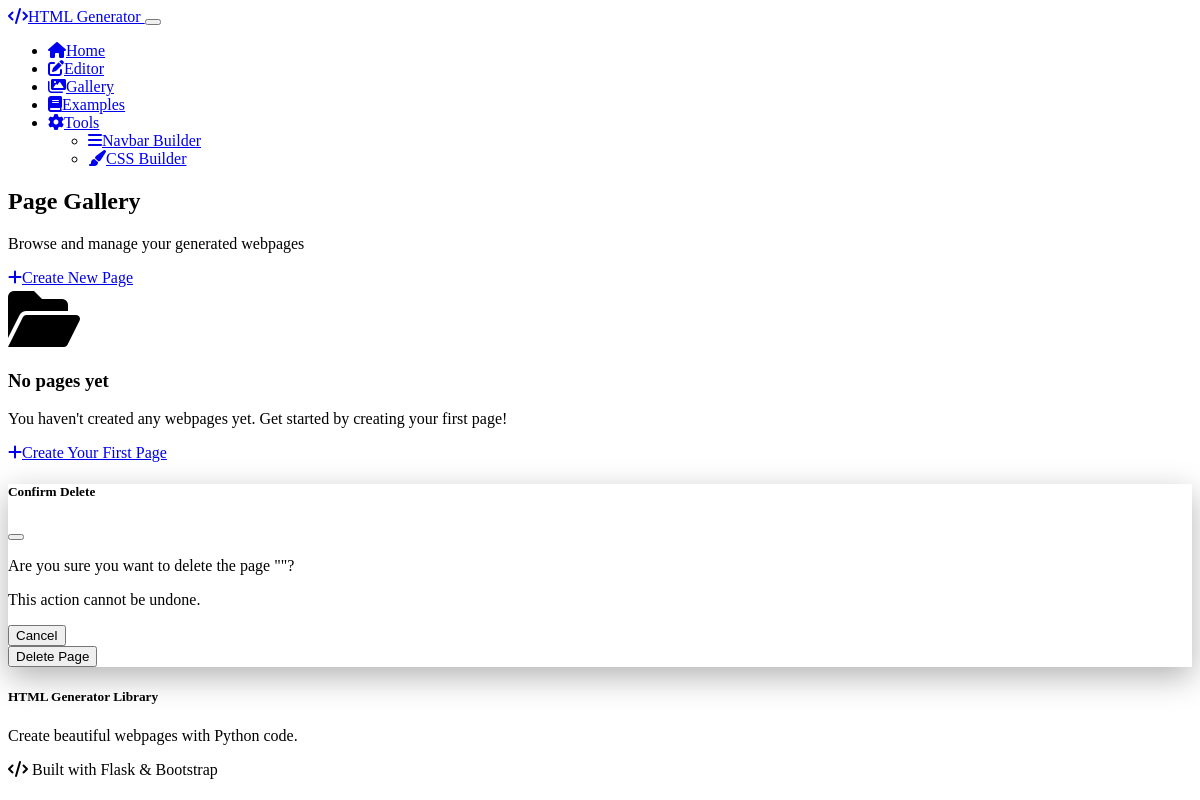
/gallery, run on an earlier commit of the app's database.
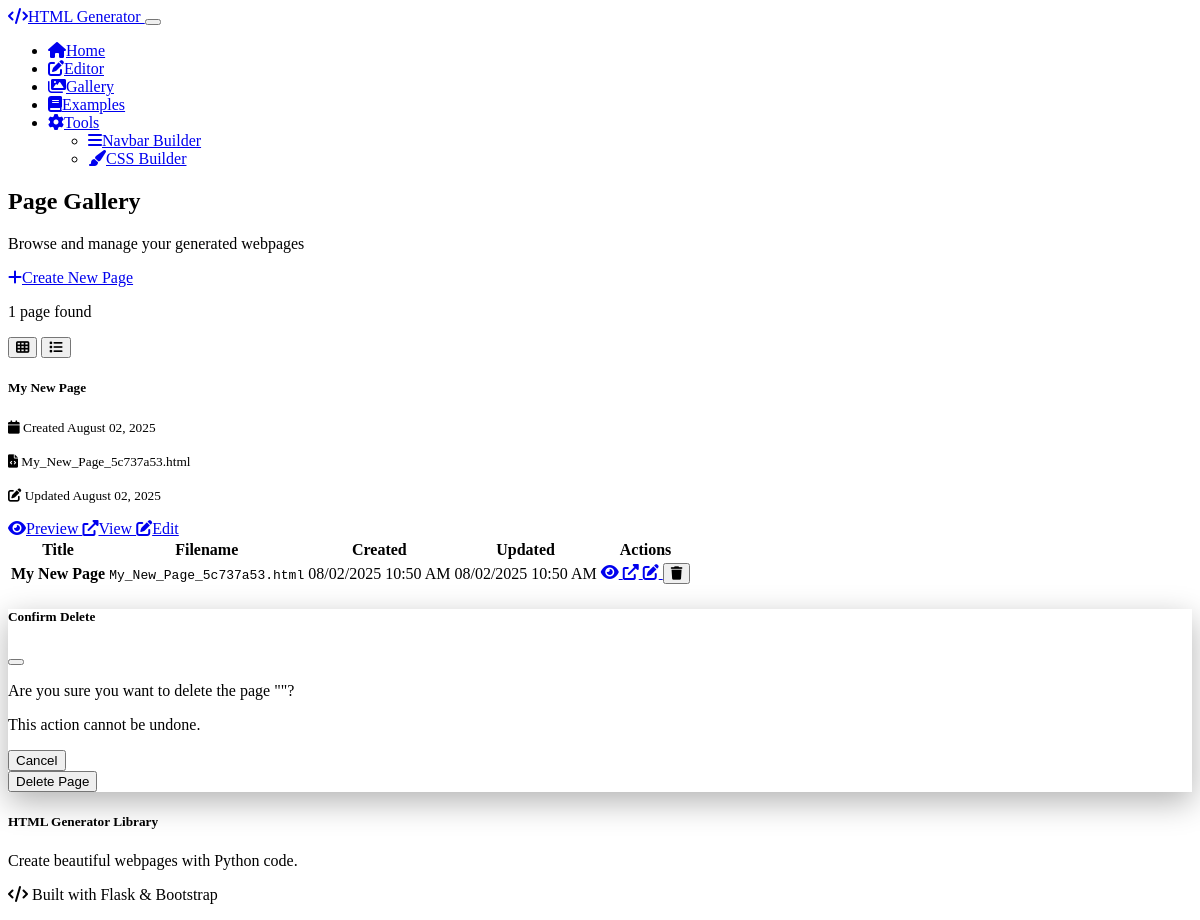
And on a later commit of the database.
### models.py (models this page shows, shortened)
class GeneratedPage(db.Model):
    id = db.Column(db.Integer, primary_key=True)
    title = db.Column(db.String(200), nullable=False)
    filename = db.Column(db.String(100), nullable=False, unique=True)
    code = db.Column(db.Text, nullable=False)
    html_content = db.Column(db.Text, nullable=False)
    created_at = db.Column(db.DateTime, default=datetime.utcnow)
    updated_at = db.Column(db.DateTime, default=datetime.utcnow, onupdate=datetime.utcnow)

### routes/main.py (the view)
@main_bp.route('/gallery')
def gallery():
    pages = GeneratedPage.query.order_by(GeneratedPage.created_at.desc()).all()
    return render_template('gallery.html', pages=pages)

### templates/gallery.html (shortened to what this page needs)
{% extends "base.html" %}
{% block content %}
<div class="container py-4">
    <div class="row">
        <div class="col-12 mb-4">
            <div class="d-flex justify-content-between align-items-center">
                <div>
                    <h2 class="fw-bold mb-1">Page Gallery</h2>
                    <p class="text-muted mb-0">Browse and manage your generated webpages</p>
                </div>
                <a href="{{ url_for('main.editor') }}" class="btn btn-primary">
                    <i class="fas fa-plus me-2"></i>Create New Page
                </a>
            </div>
        </div>
    </div>
    {% if pages %}
    <div class="row">
        <div class="col-12 mb-3">
            <div class="d-flex justify-content-between align-items-center">
                <p class="mb-0">{{ pages|length }} page{% if pages|length != 1 %}s{% endif %} found</p>
                <div class="btn-group btn-group-sm">
                    <button type="button" class="btn btn-outline-secondary active" onclick="setView('grid')">
                        <i class="fas fa-th"></i>
                    </button>
                    <button type="button" class="btn btn-outline-secondary" onclick="setView('list')">
                        <i class="fas fa-list"></i>
                    </button>
                </div>
            </div>
        </div>
    </div>
    <div id="gridView" class="row">
        {% for page in pages %}
        <div class="col-lg-4 col-md-6 mb-4">
            <div class="card h-100 shadow-sm">
                <div class="card-body">
                    <h5 class="card-title">{{ page.title }}</h5>
                    <p class="card-text text-muted">
                        <small>
                            <i class="fas fa-calendar me-1"></i>
                            Created {{ page.created_at.strftime('%B %d, %Y') }}
                        </small>
                    </p>
                    <p class="card-text text-muted">
                        <small>
                            <i class="fas fa-file-code me-1"></i>
                            {{ page.filename }}
                        </small>
                    </p>
                    {% if page.updated_at != page.created_at %}
                    <p class="card-text text-muted">
                        <small>
                            <i class="fas fa-edit me-1"></i>
                            Updated {{ page.updated_at.strftime('%B %d, %Y') }}
                        </small>
                    </p>
                    {% endif %}
                </div>
                <div class="card-footer bg-transparent">
                    <div class="btn-group w-100">
                        <a href="{{ url_for('main.preview', page_id=page.id) }}" class="btn btn-primary btn-sm">
                            <i class="fas fa-eye me-1"></i>Preview
                        </a>
                        <a href="{{ url_for('main.view_page', page_id=page.id) }}" class="btn btn-outline-secondary btn-sm" target="_blank">
                            <i class="fas fa-external-link-alt me-1"></i>View
                        </a>
                        <a href="{{ url_for('main.edit_page', page_id=page.id) }}" class="btn btn-outline-info btn-sm">
                            <i class="fas fa-edit me-1"></i>Edit
                        </a>
                    </div>
                </div>
            </div>
        </div>
        {% endfor %}
    </div>
    <div id="listView" class="d-none">
        <div class="card">
            <div class="table-responsive">
                <table class="table table-hover mb-0">
                    <thead class="table-dark">
                        <tr>
                            <th>Title</th>
                            <th>Filename</th>
                            <th>Created</th>
                            <th>Updated</th>
                            <th>Actions</th>
                        </tr>
                    </thead>
                    <tbody>
                        {% for page in pages %}
                        <tr>
                            <td>
                                <strong>{{ page.title }}</strong>
                            </td>
                            <td>
                                <code>{{ page.filename }}</code>
                            </td>
                            <td>
                                {{ page.created_at.strftime('%m/%d/%Y %I:%M %p') }}
                            </td>
                            <td>
                                {% if page.updated_at != page.created_at %}
                                    {{ page.updated_at.strftime('%m/%d/%Y %I:%M %p') }}
                                {% else %}
                                    <span class="text-muted">—</span>
                                {% endif %}
                            </td>
                            <td>
                                <div class="btn-group btn-group-sm">
                                    <a href="{{ url_for('main.preview', page_id=page.id) }}" class="btn btn-primary">
                                        <i class="fas fa-eye"></i>
                                    </a>
                                    <a href="{{ url_for('main.view_page', page_id=page.id) }}" class="btn btn-outline-secondary" target="_blank">
                                        <i class="fas fa-external-link-alt"></i>
                                    </a>
                                    <a href="{{ url_for('main.edit_page', page_id=page.id) }}" class="btn btn-outline-info">
                                        <i class="fas fa-edit"></i>
                                    </a>
                                    <button type="button" class="btn btn-outline-danger" onclick="confirmDelete({{ page.id }}, '{{ page.title }}')">
                                        <i class="fas fa-trash"></i>
                                    </button>
                                </div>
                            </td>
                        </tr>
                        {% endfor %}
                    </tbody>
                </table>
            </div>
        </div>
    </div>
    {% else %}
    <div class="row justify-content-center">
        <div class="col-lg-6 text-center">
            <div class="py-5">
                <i class="fas fa-folder-open fa-4x text-muted mb-4"></i>
                <h3 class="fw-bold mb-3">No pages yet</h3>
                <p class="text-muted mb-4">You haven't created any webpages yet. Get started by creating your first page!</p>
                <a href="{{ url_for('main.editor') }}" class="btn btn-primary btn-lg">
                    <i class="fas fa-plus me-2"></i>Create Your First Page
                </a>
            </div>
        </div>
    </div>
    {% endif %}
</div>
<div class="modal fade" id="deleteModal" tabindex="-1">
    <div class="modal-dialog">
        <div class="modal-content">
            <div class="modal-header">
                <h5 class="modal-title">Confirm Delete</h5>
                <button type="button" class="btn-close" data-bs-dismiss="modal"></button>
            </div>
            <div class="modal-body">
                <p>Are you sure you want to delete the page "<strong id="deletePageTitle"></strong>"?</p>
                <p class="text-danger mb-0">This action cannot be undone.</p>
            </div>
            <div class="modal-footer">
                <button type="button" class="btn btn-secondary" data-bs-dismiss="modal">Cancel</button>
                <form id="deleteForm" method="POST" class="d-inline">
                    <button type="submit" class="btn btn-danger">Delete Page</button>
                </form>
            </div>
        </div>
    </div>
</div>
{% endblock %}

### templates/base.html (shortened to what this page needs)
<!DOCTYPE html>
<html lang="en" data-bs-theme="dark">
<head>
    <link rel="stylesheet" href="https://cdn.replit.com/agent/bootstrap-agent-dark-theme.min.css">
    <link rel="stylesheet" href="https://cdnjs.cloudflare.com/ajax/libs/font-awesome/6.0.0/css/all.min.css">
    <link rel="stylesheet" href="{{ url_for('static', filename='css/custom.css') }}">
</head>
<body>
    <nav class="navbar navbar-expand-lg navbar-dark bg-dark">
        <div class="container">
            <a class="navbar-brand" href="{{ url_for('main.index') }}">
                <i class="fas fa-code me-2"></i>HTML Generator
            </a>
            <button class="navbar-toggler" type="button" data-bs-toggle="collapse" data-bs-target="#navbarNav">
            </button>
            <div class="collapse navbar-collapse" id="navbarNav">
                <ul class="navbar-nav me-auto">
                    <li class="nav-item">
                        <a class="nav-link" href="{{ url_for('main.index') }}">
                            <i class="fas fa-home me-1"></i>Home
                        </a>
                    </li>
                    <li class="nav-item">
                        <a class="nav-link" href="{{ url_for('main.editor') }}">
                            <i class="fas fa-edit me-1"></i>Editor
                        </a>
                    </li>
                    <li class="nav-item">
                        <a class="nav-link" href="{{ url_for('main.gallery') }}">
                            <i class="fas fa-images me-1"></i>Gallery
                        </a>
                    </li>
                    <li class="nav-item">
                        <a class="nav-link" href="{{ url_for('main.examples') }}">
                            <i class="fas fa-book me-1"></i>Examples
                        </a>
                    </li>
                    <li class="nav-item dropdown">
                        <a class="nav-link dropdown-toggle" href="#" role="button" data-bs-toggle="dropdown">
                            <i class="fas fa-cog me-1"></i>Tools
                        </a>
                        <ul class="dropdown-menu">
                            <li><a class="dropdown-item" href="{{ url_for('config.navbar_config') }}">
                                <i class="fas fa-bars me-2"></i>Navbar Builder
                            </a></li>
                            <li><a class="dropdown-item" href="{{ url_for('config.css_builder') }}">
                                <i class="fas fa-paint-brush me-2"></i>CSS Builder
                            </a></li>
                        </ul>
                    </li>
                </ul>
            </div>
        </div>
    </nav>
    <main>
        {% block content %}{% endblock %}
    </main>
    <footer class="bg-dark text-light py-4 mt-5">
        <div class="container">
            <div class="row">
                <div class="col-md-6">
                    <h5>HTML Generator Library</h5>
                    <p class="mb-0">Create beautiful webpages with Python code.</p>
                </div>
                <div class="col-md-6 text-md-end">
                    <p class="mb-0">
                        <i class="fas fa-code"></i> Built with Flask & Bootstrap
                    </p>
                </div>
            </div>
        </div>
    </footer>
</body>
</html>

### static/css/custom.css (style rules this page uses)
.card { transition: transform 0.2s ease-in-out, box-shadow 0.2s ease-in-out; }
#gridView, #listView { transition: opacity 0.3s ease; }
.modal-content { border: none; box-shadow: 0 10px 30px rgba(0, 0, 0, 0.3); }

What changed in the data, as far as the page shows it:
added GeneratedPage: title "My New Page", created_at "August 02, 2025", filename "My_New_Page_5c737a53.html", updated_at "August 02, 2025", created_at "08/02/2025 10:50 AM", updated_at "08/02/2025 10:50 AM"
Also different on the page:
{{ pages|length }}: (not shown) → "1"
text no longer shown: "No pages yet You haven't created any webpages yet. Get started by creating your first page! Create Your First Page"
text now shown: "page found Title Filename Created Updated Actions"
